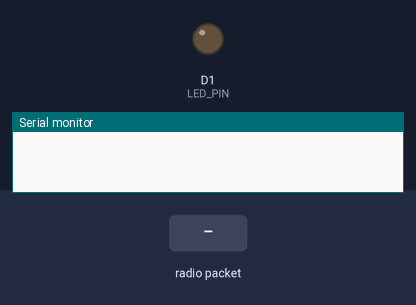
Simulated run of this sketch. Board: ESP8266 (NodeMCU). Parts: output pins drawn as LEDs (lit = HIGH), the last lines printed to the serial monitor. The test bench sets the inputs (shaded band).

Above: at 1.2 s.
1.3 s: radio packet "S2_ON" arrives
At 2.5 s:
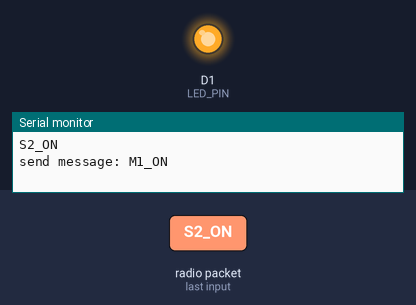
2.8 s: radio packet "S3_ON" arrives
At 3.8 s:
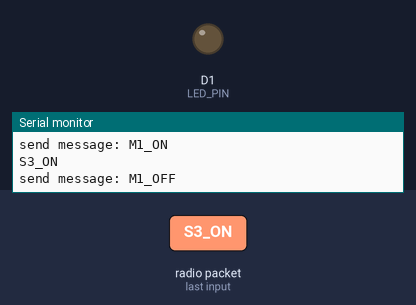
Timing chart, 0 to 5.8 s (numbered marks = the images above; inputs shaded):
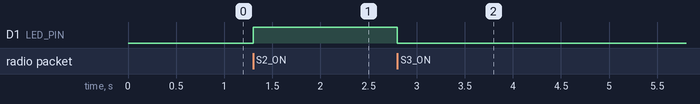

The sketch:

espnow_slaves_LED.ino
```cpp
#include <ESP8266WiFi.h>
#include <espnow.h>

// ตั้งค่าให้ใช้ D1 เป็นขาที่เชื่อมต่อกับ LED
#define LED_PIN D1

// Buffer สำหรับเก็บข้อมูลที่รับเข้ามา
char receivedData[10];

// ค่า MAC Address ของ ESP8266 ตัวปลายทาง
uint8_t masterMAC[] = {0x2c, 0x3a, 0xe8, 0x25, 0xdb, 0x4c}; // เปลี่ยนตาม MAC ของปลายทาง

// Callback สำหรับตรวจสอบสถานะการส่งข้อมูล
void OnDataSent(uint8_t *mac_addr, uint8_t sendStatus) {
  char macStr[18];
  snprintf(macStr, sizeof(macStr), "%02X:%02X:%02X:%02X:%02X:%02X",
           mac_addr[0], mac_addr[1], mac_addr[2], mac_addr[3], mac_addr[4], mac_addr[5]);

  // Serial.print("Packet sent to: ");
  // Serial.print(macStr);
  // Serial.print(" send status: ");
  // Serial.println(sendStatus == 0 ? "Success" : "Failed");
}

// Function สำหรับส่งข้อมูล
void sendData(const char *message) {
  if (esp_now_send(masterMAC, (uint8_t *)message, strlen(message)) == 0) {
    Serial.print("send message: ");
    Serial.println(message);
  } else {
    Serial.println("Error initiating send");
  }
}

// Callback function that will be executed when data is received
void OnDataRecv(uint8_t *mac, uint8_t *incomingData, uint8_t len) {
  // คัดลอกข้อมูลที่รับมาเก็บใน buffer
  memcpy(receivedData, incomingData, len);
  receivedData[len] = '\0'; // เติม null-terminator เพื่อให้เป็น string
  Serial.println(receivedData);

  // ตรวจสอบข้อความที่ได้รับ
  if (strcmp(receivedData, "S2_ON") == 0) {
    digitalWrite(LED_PIN, HIGH);  // เปิดไฟ
    sendData("M1_ON"); // ส่งข้อมูลไปยัง ESP8266 ตัวอื่น
  } else if (strcmp(receivedData, "S3_ON") == 0) {
    digitalWrite(LED_PIN, LOW);   // ปิดไฟ
    sendData("M1_OFF"); // ส่งข้อมูลไปยัง ESP8266 ตัวอื่น
  }

}

void setup() {
  // Initialize Serial Monitor
  Serial.begin(115200);

  // ตั้งค่า D1 เป็นขา OUTPUT สำหรับ LED
  pinMode(LED_PIN, OUTPUT);
  digitalWrite(LED_PIN, LOW); // เริ่มต้นด้วยการปิดไฟ

  // Set device as a Wi-Fi Station
  WiFi.mode(WIFI_STA);
  WiFi.disconnect();

  // Init ESP-NOW
  if (esp_now_init() != 0) {
    Serial.println("Error initializing ESP-NOW");
    return;
  }

  // Register callback function for receiving data
  esp_now_set_self_role(ESP_NOW_ROLE_SLAVE);
  esp_now_register_recv_cb(OnDataRecv);

  // Register callback function for sending status
  esp_now_register_send_cb(OnDataSent);

  // Add peer (ESP8266 ตัวปลายทาง)
  esp_now_add_peer(masterMAC, ESP_NOW_ROLE_SLAVE, 1, NULL, 0);
}

void loop() {
  // ไม่มีการใช้งานอื่นๆในลูป
}
```

Measured:
- after the input at 1.3 s, D1 (LED_PIN): LOW → HIGH at once
- after the input at 2.8 s, D1 (LED_PIN): HIGH → LOW at once
